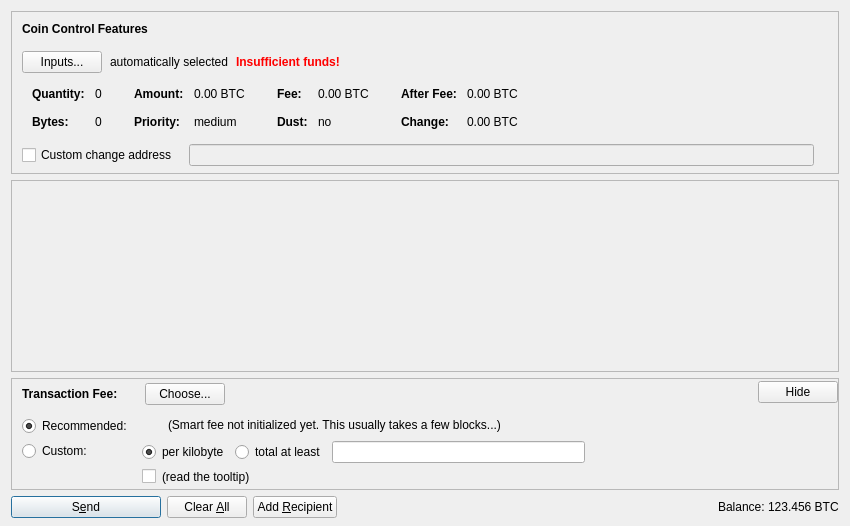
<?xml version="1.0" encoding="UTF-8"?>
<ui version="4.0">
 <class>SendCoinsDialog</class>
 <widget class="QDialog" name="SendCoinsDialog">
  <property name="geometry">
   <rect>
    <x>0</x>
    <y>0</y>
    <width>850</width>
    <height>526</height>
   </rect>
  </property>
  <property name="windowTitle">
   <string>Send Coins</string>
  </property>
  <layout class="QVBoxLayout" name="verticalLayout" stretch="0,1,0,0">
   <property name="bottomMargin">
    <number>8</number>
   </property>
   <item>
    <widget class="QFrame" name="frameCoinControl">
     <property name="sizePolicy">
      <sizepolicy hsizetype="Expanding" vsizetype="Expanding">
       <horstretch>0</horstretch>
       <verstretch>0</verstretch>
      </sizepolicy>
     </property>
     <property name="maximumSize">
      <size>
       <width>16777215</width>
       <height>16777215</height>
      </size>
     </property>
     <property name="frameShape">
      <enum>QFrame::StyledPanel</enum>
     </property>
     <property name="frameShadow">
      <enum>QFrame::Sunken</enum>
     </property>
     <layout class="QVBoxLayout" name="verticalLayoutCoinControl2">
      <property name="spacing">
       <number>0</number>
      </property>
      <property name="leftMargin">
       <number>0</number>
      </property>
      <property name="topMargin">
       <number>0</number>
      </property>
      <property name="rightMargin">
       <number>0</number>
      </property>
      <property name="bottomMargin">
       <number>6</number>
      </property>
      <item>
       <layout class="QVBoxLayout" name="verticalLayoutCoinControl" stretch="0,0,0,0,1">
        <property name="spacing">
         <number>0</number>
        </property>
        <property name="leftMargin">
         <number>10</number>
        </property>
        <property name="topMargin">
         <number>10</number>
        </property>
        <item>
         <layout class="QHBoxLayout" name="horizontalLayoutCoinControl1">
          <property name="bottomMargin">
           <number>15</number>
          </property>
          <item>
           <widget class="QLabel" name="labelCoinControlFeatures">
            <property name="sizePolicy">
             <sizepolicy hsizetype="Preferred" vsizetype="Maximum">
              <horstretch>0</horstretch>
              <verstretch>0</verstretch>
             </sizepolicy>
            </property>
            <property name="font">
             <font>
              <weight>75</weight>
              <bold>true</bold>
             </font>
            </property>
            <property name="styleSheet">
             <string notr="true">font-weight:bold;</string>
            </property>
            <property name="text">
             <string>Coin Control Features</string>
            </property>
           </widget>
          </item>
         </layout>
        </item>
        <item>
         <layout class="QHBoxLayout" name="horizontalLayoutCoinControl2" stretch="0,0,0,0">
          <property name="spacing">
           <number>8</number>
          </property>
          <property name="bottomMargin">
           <number>10</number>
          </property>
          <item>
           <widget class="QPushButton" name="pushButtonCoinControl">
            <property name="styleSheet">
             <string notr="true"/>
            </property>
            <property name="text">
             <string>Inputs...</string>
            </property>
            <property name="autoDefault">
             <bool>false</bool>
            </property>
           </widget>
          </item>
          <item>
           <widget class="QLabel" name="labelCoinControlAutomaticallySelected">
            <property name="text">
             <string>automatically selected</string>
            </property>
            <property name="margin">
             <number>5</number>
            </property>
           </widget>
          </item>
          <item>
           <widget class="QLabel" name="labelCoinControlInsuffFunds">
            <property name="font">
             <font>
              <weight>75</weight>
              <bold>true</bold>
             </font>
            </property>
            <property name="styleSheet">
             <string notr="true">color:red;font-weight:bold;</string>
            </property>
            <property name="text">
             <string>Insufficient funds!</string>
            </property>
            <property name="margin">
             <number>5</number>
            </property>
           </widget>
          </item>
          <item>
           <spacer name="horizontalSpacerCoinControl">
            <property name="orientation">
             <enum>Qt::Horizontal</enum>
            </property>
            <property name="sizeHint" stdset="0">
             <size>
              <width>40</width>
              <height>1</height>
             </size>
            </property>
           </spacer>
          </item>
         </layout>
        </item>
        <item>
         <widget class="QWidget" name="widgetCoinControl" native="true">
          <property name="sizePolicy">
           <sizepolicy hsizetype="Preferred" vsizetype="Preferred">
            <horstretch>0</horstretch>
            <verstretch>0</verstretch>
           </sizepolicy>
          </property>
          <property name="minimumSize">
           <size>
            <width>0</width>
            <height>0</height>
           </size>
          </property>
          <property name="styleSheet">
           <string notr="true"/>
          </property>
          <layout class="QHBoxLayout" name="horizontalLayoutCoinControl5">
           <property name="leftMargin">
            <number>0</number>
           </property>
           <property name="topMargin">
            <number>0</number>
           </property>
           <property name="rightMargin">
            <number>0</number>
           </property>
           <property name="bottomMargin">
            <number>0</number>
           </property>
           <item>
            <layout class="QHBoxLayout" name="horizontalLayoutCoinControl3" stretch="0,0,0,1">
             <property name="spacing">
              <number>20</number>
             </property>
             <property name="topMargin">
              <number>0</number>
             </property>
             <property name="bottomMargin">
              <number>10</number>
             </property>
             <item>
              <layout class="QFormLayout" name="formLayoutCoinControl1">
               <property name="horizontalSpacing">
                <number>10</number>
               </property>
               <property name="verticalSpacing">
                <number>14</number>
               </property>
               <property name="leftMargin">
                <number>10</number>
               </property>
               <property name="topMargin">
                <number>4</number>
               </property>
               <property name="rightMargin">
                <number>6</number>
               </property>
               <item row="0" column="0">
                <widget class="QLabel" name="labelCoinControlQuantityText">
                 <property name="font">
                  <font>
                   <weight>75</weight>
                   <bold>true</bold>
                  </font>
                 </property>
                 <property name="text">
                  <string>Quantity:</string>
                 </property>
                 <property name="margin">
                  <number>0</number>
                 </property>
                </widget>
               </item>
               <item row="0" column="1">
                <widget class="QLabel" name="labelCoinControlQuantity">
                 <property name="cursor">
                  <cursorShape>IBeamCursor</cursorShape>
                 </property>
                 <property name="contextMenuPolicy">
                  <enum>Qt::ActionsContextMenu</enum>
                 </property>
                 <property name="text">
                  <string notr="true">0</string>
                 </property>
                 <property name="margin">
                  <number>0</number>
                 </property>
                 <property name="textInteractionFlags">
                  <set>Qt::LinksAccessibleByMouse|Qt::TextSelectableByKeyboard|Qt::TextSelectableByMouse</set>
                 </property>
                </widget>
               </item>
               <item row="1" column="0">
                <widget class="QLabel" name="labelCoinControlBytesText">
                 <property name="font">
                  <font>
                   <weight>75</weight>
                   <bold>true</bold>
                  </font>
                 </property>
                 <property name="text">
                  <string>Bytes:</string>
                 </property>
                </widget>
               </item>
               <item row="1" column="1">
                <widget class="QLabel" name="labelCoinControlBytes">
                 <property name="cursor">
                  <cursorShape>IBeamCursor</cursorShape>
                 </property>
                 <property name="contextMenuPolicy">
                  <enum>Qt::ActionsContextMenu</enum>
                 </property>
                 <property name="text">
                  <string notr="true">0</string>
                 </property>
                 <property name="textInteractionFlags">
                  <set>Qt::LinksAccessibleByMouse|Qt::TextSelectableByKeyboard|Qt::TextSelectableByMouse</set>
                 </property>
                </widget>
               </item>
              </layout>
             </item>
             <item>
              <layout class="QFormLayout" name="formLayoutCoinControl2">
               <property name="horizontalSpacing">
                <number>10</number>
               </property>
               <property name="verticalSpacing">
                <number>14</number>
               </property>
               <property name="leftMargin">
                <number>6</number>
               </property>
               <property name="topMargin">
                <number>4</number>
               </property>
               <property name="rightMargin">
                <number>6</number>
               </property>
               <item row="0" column="0">
                <widget class="QLabel" name="labelCoinControlAmountText">
                 <property name="font">
                  <font>
                   <weight>75</weight>
                   <bold>true</bold>
                  </font>
                 </property>
                 <property name="text">
                  <string>Amount:</string>
                 </property>
                 <property name="margin">
                  <number>0</number>
                 </property>
                </widget>
               </item>
               <item row="0" column="1">
                <widget class="QLabel" name="labelCoinControlAmount">
                 <property name="cursor">
                  <cursorShape>IBeamCursor</cursorShape>
                 </property>
                 <property name="contextMenuPolicy">
                  <enum>Qt::ActionsContextMenu</enum>
                 </property>
                 <property name="text">
                  <string notr="true">0.00 BTC</string>
                 </property>
                 <property name="textInteractionFlags">
                  <set>Qt::LinksAccessibleByMouse|Qt::TextSelectableByKeyboard|Qt::TextSelectableByMouse</set>
                 </property>
                </widget>
               </item>
               <item row="1" column="0">
                <widget class="QLabel" name="labelCoinControlPriorityText">
                 <property name="font">
                  <font>
                   <weight>75</weight>
                   <bold>true</bold>
                  </font>
                 </property>
                 <property name="text">
                  <string>Priority:</string>
                 </property>
                </widget>
               </item>
               <item row="1" column="1">
                <widget class="QLabel" name="labelCoinControlPriority">
                 <property name="cursor">
                  <cursorShape>IBeamCursor</cursorShape>
                 </property>
                 <property name="contextMenuPolicy">
                  <enum>Qt::ActionsContextMenu</enum>
                 </property>
                 <property name="text">
                  <string notr="true">medium</string>
                 </property>
                 <property name="textInteractionFlags">
                  <set>Qt::LinksAccessibleByMouse|Qt::TextSelectableByKeyboard|Qt::TextSelectableByMouse</set>
                 </property>
                </widget>
               </item>
              </layout>
             </item>
             <item>
              <layout class="QFormLayout" name="formLayoutCoinControl3">
               <property name="horizontalSpacing">
                <number>10</number>
               </property>
               <property name="verticalSpacing">
                <number>14</number>
               </property>
               <property name="leftMargin">
                <number>6</number>
               </property>
               <property name="topMargin">
                <number>4</number>
               </property>
               <property name="rightMargin">
                <number>6</number>
               </property>
               <item row="0" column="0">
                <widget class="QLabel" name="labelCoinControlFeeText">
                 <property name="font">
                  <font>
                   <weight>75</weight>
                   <bold>true</bold>
                  </font>
                 </property>
                 <property name="text">
                  <string>Fee:</string>
                 </property>
                 <property name="margin">
                  <number>0</number>
                 </property>
                </widget>
               </item>
               <item row="0" column="1">
                <widget class="QLabel" name="labelCoinControlFee">
                 <property name="cursor">
                  <cursorShape>IBeamCursor</cursorShape>
                 </property>
                 <property name="contextMenuPolicy">
                  <enum>Qt::ActionsContextMenu</enum>
                 </property>
                 <property name="text">
                  <string notr="true">0.00 BTC</string>
                 </property>
                 <property name="textInteractionFlags">
                  <set>Qt::LinksAccessibleByMouse|Qt::TextSelectableByKeyboard|Qt::TextSelectableByMouse</set>
                 </property>
                </widget>
               </item>
               <item row="1" column="0">
                <widget class="QLabel" name="labelCoinControlLowOutputText">
                 <property name="font">
                  <font>
                   <weight>75</weight>
                   <bold>true</bold>
                  </font>
                 </property>
                 <property name="text">
                  <string>Dust:</string>
                 </property>
                </widget>
               </item>
               <item row="1" column="1">
                <widget class="QLabel" name="labelCoinControlLowOutput">
                 <property name="cursor">
                  <cursorShape>IBeamCursor</cursorShape>
                 </property>
                 <property name="contextMenuPolicy">
                  <enum>Qt::ActionsContextMenu</enum>
                 </property>
                 <property name="text">
                  <string notr="true">no</string>
                 </property>
                 <property name="textInteractionFlags">
                  <set>Qt::LinksAccessibleByMouse|Qt::TextSelectableByKeyboard|Qt::TextSelectableByMouse</set>
                 </property>
                </widget>
               </item>
              </layout>
             </item>
             <item>
              <layout class="QFormLayout" name="formLayoutCoinControl4">
               <property name="horizontalSpacing">
                <number>10</number>
               </property>
               <property name="verticalSpacing">
                <number>14</number>
               </property>
               <property name="leftMargin">
                <number>6</number>
               </property>
               <property name="topMargin">
                <number>4</number>
               </property>
               <property name="rightMargin">
                <number>6</number>
               </property>
               <item row="0" column="0">
                <widget class="QLabel" name="labelCoinControlAfterFeeText">
                 <property name="font">
                  <font>
                   <weight>75</weight>
                   <bold>true</bold>
                  </font>
                 </property>
                 <property name="text">
                  <string>After Fee:</string>
                 </property>
                 <property name="margin">
                  <number>0</number>
                 </property>
                </widget>
               </item>
               <item row="0" column="1">
                <widget class="QLabel" name="labelCoinControlAfterFee">
                 <property name="cursor">
                  <cursorShape>IBeamCursor</cursorShape>
                 </property>
                 <property name="contextMenuPolicy">
                  <enum>Qt::ActionsContextMenu</enum>
                 </property>
                 <property name="text">
                  <string notr="true">0.00 BTC</string>
                 </property>
                 <property name="textInteractionFlags">
                  <set>Qt::LinksAccessibleByMouse|Qt::TextSelectableByKeyboard|Qt::TextSelectableByMouse</set>
                 </property>
                </widget>
               </item>
               <item row="1" column="0">
                <widget class="QLabel" name="labelCoinControlChangeText">
                 <property name="font">
                  <font>
                   <weight>75</weight>
                   <bold>true</bold>
                  </font>
                 </property>
                 <property name="text">
                  <string>Change:</string>
                 </property>
                </widget>
               </item>
               <item row="1" column="1">
                <widget class="QLabel" name="labelCoinControlChange">
                 <property name="cursor">
                  <cursorShape>IBeamCursor</cursorShape>
                 </property>
                 <property name="contextMenuPolicy">
                  <enum>Qt::ActionsContextMenu</enum>
                 </property>
                 <property name="text">
                  <string notr="true">0.00 BTC</string>
                 </property>
                 <property name="textInteractionFlags">
                  <set>Qt::LinksAccessibleByMouse|Qt::TextSelectableByKeyboard|Qt::TextSelectableByMouse</set>
                 </property>
                </widget>
               </item>
              </layout>
             </item>
            </layout>
           </item>
          </layout>
         </widget>
        </item>
        <item>
         <layout class="QHBoxLayout" name="horizontalLayoutCoinControl4" stretch="0,0,0">
          <property name="spacing">
           <number>12</number>
          </property>
          <property name="sizeConstraint">
           <enum>QLayout::SetDefaultConstraint</enum>
          </property>
          <property name="topMargin">
           <number>5</number>
          </property>
          <property name="rightMargin">
           <number>5</number>
          </property>
          <item>
           <widget class="QCheckBox" name="checkBoxCoinControlChange">
            <property name="toolTip">
             <string>If this is activated, but the change address is empty or invalid, change will be sent to a newly generated address.</string>
            </property>
            <property name="text">
             <string>Custom change address</string>
            </property>
           </widget>
          </item>
          <item>
           <widget class="QValidatedLineEdit" name="lineEditCoinControlChange">
            <property name="enabled">
             <bool>false</bool>
            </property>
            <property name="sizePolicy">
             <sizepolicy hsizetype="Expanding" vsizetype="Fixed">
              <horstretch>0</horstretch>
              <verstretch>0</verstretch>
             </sizepolicy>
            </property>
           </widget>
          </item>
          <item>
           <widget class="QLabel" name="labelCoinControlChangeLabel">
            <property name="sizePolicy">
             <sizepolicy hsizetype="Preferred" vsizetype="Expanding">
              <horstretch>0</horstretch>
              <verstretch>0</verstretch>
             </sizepolicy>
            </property>
            <property name="minimumSize">
             <size>
              <width>0</width>
              <height>0</height>
             </size>
            </property>
            <property name="text">
             <string/>
            </property>
            <property name="margin">
             <number>3</number>
            </property>
           </widget>
          </item>
         </layout>
        </item>
        <item>
         <spacer name="verticalSpacerCoinControl">
          <property name="orientation">
           <enum>Qt::Vertical</enum>
          </property>
          <property name="sizeHint" stdset="0">
           <size>
            <width>800</width>
            <height>1</height>
           </size>
          </property>
         </spacer>
        </item>
       </layout>
      </item>
     </layout>
    </widget>
   </item>
   <item>
    <widget class="QScrollArea" name="scrollArea">
     <property name="widgetResizable">
      <bool>true</bool>
     </property>
     <widget class="QWidget" name="scrollAreaWidgetContents">
      <property name="geometry">
       <rect>
        <x>0</x>
        <y>0</y>
        <width>830</width>
        <height>104</height>
       </rect>
      </property>
      <layout class="QVBoxLayout" name="verticalLayout_2" stretch="0,1">
       <property name="leftMargin">
        <number>0</number>
       </property>
       <property name="topMargin">
        <number>0</number>
       </property>
       <property name="rightMargin">
        <number>0</number>
       </property>
       <property name="bottomMargin">
        <number>0</number>
       </property>
       <item>
        <layout class="QVBoxLayout" name="entries">
         <property name="spacing">
          <number>6</number>
         </property>
        </layout>
       </item>
       <item>
        <spacer name="verticalSpacer">
         <property name="orientation">
          <enum>Qt::Vertical</enum>
         </property>
         <property name="sizeHint" stdset="0">
          <size>
           <width>20</width>
           <height>40</height>
          </size>
         </property>
        </spacer>
       </item>
      </layout>
     </widget>
    </widget>
   </item>
   <item>
    <widget class="QFrame" name="frameFee">
     <property name="sizePolicy">
      <sizepolicy hsizetype="Expanding" vsizetype="Expanding">
       <horstretch>0</horstretch>
       <verstretch>0</verstretch>
      </sizepolicy>
     </property>
     <property name="maximumSize">
      <size>
       <width>16777215</width>
       <height>16777215</height>
      </size>
     </property>
     <property name="frameShape">
      <enum>QFrame::StyledPanel</enum>
     </property>
     <property name="frameShadow">
      <enum>QFrame::Sunken</enum>
     </property>
     <layout class="QVBoxLayout" name="verticalLayoutFee1">
      <property name="spacing">
       <number>0</number>
      </property>
      <property name="leftMargin">
       <number>0</number>
      </property>
      <property name="topMargin">
       <number>0</number>
      </property>
      <property name="rightMargin">
       <number>0</number>
      </property>
      <property name="bottomMargin">
       <number>0</number>
      </property>
      <item>
       <layout class="QVBoxLayout" name="verticalLayoutFee2" stretch="0,0,0">
        <property name="spacing">
         <number>0</number>
        </property>
        <property name="leftMargin">
         <number>10</number>
        </property>
        <property name="topMargin">
         <number>0</number>
        </property>
        <item>
         <layout class="QHBoxLayout" name="horizontalLayoutFee1">
          <property name="bottomMargin">
           <number>0</number>
          </property>
          <item>
           <layout class="QVBoxLayout" name="verticalLayoutFee7">
            <property name="spacing">
             <number>0</number>
            </property>
            <item>
             <spacer name="verticalSpacerSmartFee">
              <property name="orientation">
               <enum>Qt::Vertical</enum>
              </property>
              <property name="sizeType">
               <enum>QSizePolicy::Fixed</enum>
              </property>
              <property name="sizeHint" stdset="0">
               <size>
                <width>1</width>
                <height>4</height>
               </size>
              </property>
             </spacer>
            </item>
            <item>
             <layout class="QHBoxLayout" name="horizontalLayoutSmartFee">
              <property name="spacing">
               <number>10</number>
              </property>
              <item>
               <widget class="QLabel" name="labelFeeHeadline">
                <property name="sizePolicy">
                 <sizepolicy hsizetype="Preferred" vsizetype="Maximum">
                  <horstretch>0</horstretch>
                  <verstretch>0</verstretch>
                 </sizepolicy>
                </property>
                <property name="font">
                 <font>
                  <weight>75</weight>
                  <bold>true</bold>
                 </font>
                </property>
                <property name="styleSheet">
                 <string notr="true">font-weight:bold;</string>
                </property>
                <property name="text">
                 <string>Transaction Fee:</string>
                </property>
               </widget>
              </item>
              <item>
               <widget class="QLabel" name="labelFeeMinimized">
                <property name="text">
                 <string/>
                </property>
               </widget>
              </item>
              <item>
               <widget class="QPushButton" name="buttonChooseFee">
                <property name="text">
                 <string>Choose...</string>
                </property>
               </widget>
              </item>
             </layout>
            </item>
            <item>
             <spacer name="verticalSpacer_5">
              <property name="orientation">
               <enum>Qt::Vertical</enum>
              </property>
              <property name="sizeHint" stdset="0">
               <size>
                <width>1</width>
                <height>1</height>
               </size>
              </property>
             </spacer>
            </item>
           </layout>
          </item>
          <item>
           <spacer name="horizontalSpacer_4">
            <property name="orientation">
             <enum>Qt::Horizontal</enum>
            </property>
            <property name="sizeHint" stdset="0">
             <size>
              <width>40</width>
              <height>20</height>
             </size>
            </property>
           </spacer>
          </item>
          <item>
           <widget class="QPushButton" name="buttonMinimizeFee">
            <property name="toolTip">
             <string>collapse fee-settings</string>
            </property>
            <property name="text">
             <string>Hide</string>
            </property>
           </widget>
          </item>
         </layout>
        </item>
        <item>
         <widget class="QFrame" name="frameFeeSelection">
          <layout class="QVBoxLayout" name="verticalLayoutFee12">
           <property name="spacing">
            <number>0</number>
           </property>
           <property name="leftMargin">
            <number>0</number>
           </property>
           <property name="topMargin">
            <number>0</number>
           </property>
           <property name="rightMargin">
            <number>0</number>
           </property>
           <property name="bottomMargin">
            <number>0</number>
           </property>
           <item>
            <layout class="QGridLayout" name="gridLayoutFee">
             <property name="topMargin">
              <number>10</number>
             </property>
             <property name="bottomMargin">
              <number>4</number>
             </property>
             <property name="horizontalSpacing">
              <number>10</number>
             </property>
             <property name="verticalSpacing">
              <number>4</number>
             </property>
             <item row="1" column="1">
              <layout class="QVBoxLayout" name="verticalLayoutFee8">
               <property name="spacing">
                <number>6</number>
               </property>
               <item>
                <layout class="QHBoxLayout" name="horizontalLayoutFee13">
                 <item>
                  <widget class="QRadioButton" name="radioCustomPerKilobyte">
                   <property name="toolTip">
                    <string>If the custom fee is set to 1000 satoshis and the transaction is only 250 bytes, then &quot;per kilobyte&quot; only pays 250 satoshis in fee, while &quot;total at least&quot; pays 1000 satoshis. For transactions bigger than a kilobyte both pay by kilobyte.</string>
                   </property>
                   <property name="text">
                    <string>per kilobyte</string>
                   </property>
                   <property name="checked">
                    <bool>true</bool>
                   </property>
                   <attribute name="buttonGroup">
                    <string notr="true">groupCustomFee</string>
                   </attribute>
                  </widget>
                 </item>
                 <item>
                  <widget class="QRadioButton" name="radioCustomAtLeast">
                   <property name="toolTip">
                    <string>If the custom fee is set to 1000 satoshis and the transaction is only 250 bytes, then &quot;per kilobyte&quot; only pays 250 satoshis in fee, while &quot;total at least&quot; pays 1000 satoshis. For transactions bigger than a kilobyte both pay by kilobyte.</string>
                   </property>
                   <property name="text">
                    <string>total at least</string>
                   </property>
                   <attribute name="buttonGroup">
                    <string notr="true">groupCustomFee</string>
                   </attribute>
                  </widget>
                 </item>
                 <item>
                  <widget class="BitcoinAmountField" name="customFee"/>
                 </item>
                 <item>
                  <spacer name="horizontalSpacer_6">
                   <property name="orientation">
                    <enum>Qt::Horizontal</enum>
                   </property>
                   <property name="sizeHint" stdset="0">
                    <size>
                     <width>1</width>
                     <height>1</height>
                    </size>
                   </property>
                  </spacer>
                 </item>
                </layout>
               </item>
               <item>
                <layout class="QHBoxLayout" name="horizontalLayoutFee8">
                 <item>
                  <widget class="QCheckBox" name="checkBoxMinimumFee">
                   <property name="toolTip">
                    <string>Paying only the minimum fee is just fine as long as there is less transaction volume than space in the blocks. But be aware that this can end up in a never confirming transaction once there is more demand for FairCoin transactions than the network can process.</string>
                   </property>
                   <property name="text">
                    <string/>
                   </property>
                  </widget>
                 </item>
                 <item>
                  <widget class="QLabel" name="labelMinFeeWarning">
                   <property name="enabled">
                    <bool>true</bool>
                   </property>
                   <property name="toolTip">
                    <string>Paying only the minimum fee is just fine as long as there is less transaction volume than space in the blocks. But be aware that this can end up in a never confirming transaction once there is more demand for FairCoin transactions than the network can process.</string>
                   </property>
                   <property name="text">
                    <string>(read the tooltip)</string>
                   </property>
                   <property name="margin">
                    <number>5</number>
                   </property>
                  </widget>
                 </item>
                 <item>
                  <spacer name="horizontalSpacer_2">
                   <property name="orientation">
                    <enum>Qt::Horizontal</enum>
                   </property>
                   <property name="sizeHint" stdset="0">
                    <size>
                     <width>1</width>
                     <height>1</height>
                    </size>
                   </property>
                  </spacer>
                 </item>
                </layout>
               </item>
              </layout>
             </item>
             <item row="0" column="0">
              <layout class="QVBoxLayout" name="verticalLayoutFee4" stretch="0,1">
               <item>
                <widget class="QRadioButton" name="radioSmartFee">
                 <property name="text">
                  <string>Recommended:</string>
                 </property>
                 <property name="checked">
                  <bool>true</bool>
                 </property>
                 <attribute name="buttonGroup">
                  <string notr="true">groupFee</string>
                 </attribute>
                </widget>
               </item>
               <item>
                <spacer name="verticalSpacer_2">
                 <property name="orientation">
                  <enum>Qt::Vertical</enum>
                 </property>
                 <property name="sizeHint" stdset="0">
                  <size>
                   <width>1</width>
                   <height>1</height>
                  </size>
                 </property>
                </spacer>
               </item>
              </layout>
             </item>
             <item row="1" column="0">
              <layout class="QVBoxLayout" name="verticalLayoutFee9" stretch="0,1">
               <item>
                <widget class="QRadioButton" name="radioCustomFee">
                 <property name="text">
                  <string>Custom:</string>
                 </property>
                 <attribute name="buttonGroup">
                  <string notr="true">groupFee</string>
                 </attribute>
                </widget>
               </item>
               <item>
                <spacer name="verticalSpacer_6">
                 <property name="orientation">
                  <enum>Qt::Vertical</enum>
                 </property>
                 <property name="sizeHint" stdset="0">
                  <size>
                   <width>1</width>
                   <height>1</height>
                  </size>
                 </property>
                </spacer>
               </item>
              </layout>
             </item>
             <item row="0" column="1">
              <layout class="QVBoxLayout" name="verticalLayoutFee3" stretch="0,0,1">
               <property name="spacing">
                <number>6</number>
               </property>
               <property name="topMargin">
                <number>2</number>
               </property>
               <item>
                <layout class="QHBoxLayout" name="horizontalLayoutFee12">
                 <item>
                  <widget class="QLabel" name="labelSmartFee">
                   <property name="text">
                    <string/>
                   </property>
                   <property name="margin">
                    <number>2</number>
                   </property>
                  </widget>
                 </item>
                 <item>
                  <widget class="QLabel" name="labelFeeEstimation">
                   <property name="text">
                    <string/>
                   </property>
                  </widget>
                 </item>
                 <item>
                  <widget class="QLabel" name="labelSmartFee2">
                   <property name="text">
                    <string>(Smart fee not initialized yet. This usually takes a few blocks...)</string>
                   </property>
                   <property name="margin">
                    <number>2</number>
                   </property>
                  </widget>
                 </item>
                 <item>
                  <spacer name="horizontalSpacer_5">
                   <property name="orientation">
                    <enum>Qt::Horizontal</enum>
                   </property>
                   <property name="sizeHint" stdset="0">
                    <size>
                     <width>1</width>
                     <height>1</height>
                    </size>
                   </property>
                  </spacer>
                 </item>
                </layout>
               </item>
               <item>
                <spacer name="verticalSpacer_4">
                 <property name="orientation">
                  <enum>Qt::Vertical</enum>
                 </property>
                 <property name="sizeHint" stdset="0">
                  <size>
                   <width>1</width>
                   <height>1</height>
                  </size>
                 </property>
                </spacer>
               </item>
              </layout>
             </item>
            </layout>
           </item>
          </layout>
         </widget>
        </item>
        <item>
         <spacer name="verticalSpacerFee">
          <property name="orientation">
           <enum>Qt::Vertical</enum>
          </property>
          <property name="sizeHint" stdset="0">
           <size>
            <width>800</width>
            <height>1</height>
           </size>
          </property>
         </spacer>
        </item>
       </layout>
      </item>
     </layout>
    </widget>
   </item>
   <item>
    <layout class="QHBoxLayout" name="horizontalLayout">
     <item>
      <widget class="QPushButton" name="sendButton">
       <property name="minimumSize">
        <size>
         <width>150</width>
         <height>0</height>
        </size>
       </property>
       <property name="toolTip">
        <string>Confirm the send action</string>
       </property>
       <property name="text">
        <string>S&amp;end</string>
       </property>
       <property name="icon">
        <iconset resource="../bitcoin.qrc">
         <normaloff>:/icons/send</normaloff>:/icons/send</iconset>
       </property>
       <property name="autoDefault">
        <bool>false</bool>
       </property>
       <property name="default">
        <bool>true</bool>
       </property>
      </widget>
     </item>
     <item>
      <widget class="QPushButton" name="clearButton">
       <property name="sizePolicy">
        <sizepolicy hsizetype="Minimum" vsizetype="Fixed">
         <horstretch>0</horstretch>
         <verstretch>0</verstretch>
        </sizepolicy>
       </property>
       <property name="toolTip">
        <string>Clear all fields of the form.</string>
       </property>
       <property name="text">
        <string>Clear &amp;All</string>
       </property>
       <property name="icon">
        <iconset resource="../bitcoin.qrc">
         <normaloff>:/icons/remove</normaloff>:/icons/remove</iconset>
       </property>
       <property name="autoDefault">
        <bool>false</bool>
       </property>
      </widget>
     </item>
     <item>
      <widget class="QPushButton" name="addButton">
       <property name="toolTip">
        <string>Send to multiple recipients at once</string>
       </property>
       <property name="text">
        <string>Add &amp;Recipient</string>
       </property>
       <property name="icon">
        <iconset resource="../bitcoin.qrc">
         <normaloff>:/icons/add</normaloff>:/icons/add</iconset>
       </property>
       <property name="autoDefault">
        <bool>false</bool>
       </property>
      </widget>
     </item>
     <item>
      <spacer name="horizontalSpacer">
       <property name="orientation">
        <enum>Qt::Horizontal</enum>
       </property>
       <property name="sizeHint" stdset="0">
        <size>
         <width>40</width>
         <height>20</height>
        </size>
       </property>
      </spacer>
     </item>
     <item>
      <layout class="QHBoxLayout" name="horizontalLayout_2">
       <property name="spacing">
        <number>3</number>
       </property>
       <item>
        <widget class="QLabel" name="label">
         <property name="sizePolicy">
          <sizepolicy hsizetype="Preferred" vsizetype="Fixed">
           <horstretch>0</horstretch>
           <verstretch>0</verstretch>
          </sizepolicy>
         </property>
         <property name="text">
          <string>Balance:</string>
         </property>
        </widget>
       </item>
       <item>
        <widget class="QLabel" name="labelBalance">
         <property name="sizePolicy">
          <sizepolicy hsizetype="Preferred" vsizetype="Fixed">
           <horstretch>0</horstretch>
           <verstretch>0</verstretch>
          </sizepolicy>
         </property>
         <property name="cursor">
          <cursorShape>IBeamCursor</cursorShape>
         </property>
         <property name="text">
          <string notr="true">123.456 BTC</string>
         </property>
         <property name="textInteractionFlags">
          <set>Qt::LinksAccessibleByMouse|Qt::TextSelectableByKeyboard|Qt::TextSelectableByMouse</set>
         </property>
        </widget>
       </item>
      </layout>
     </item>
    </layout>
   </item>
  </layout>
 </widget>
 <customwidgets>
  <customwidget>
   <class>QValidatedLineEdit</class>
   <extends>QLineEdit</extends>
   <header>qvalidatedlineedit.h</header>
  </customwidget>
  <customwidget>
   <class>BitcoinAmountField</class>
   <extends>QLineEdit</extends>
   <header>bitcoinamountfield.h</header>
   <container>1</container>
  </customwidget>
 </customwidgets>
 <resources>
  <include location="../bitcoin.qrc"/>
 </resources>
 <connections/>
 <buttongroups>
  <buttongroup name="groupFee"/>
  <buttongroup name="groupCustomFee"/>
 </buttongroups>
</ui>
